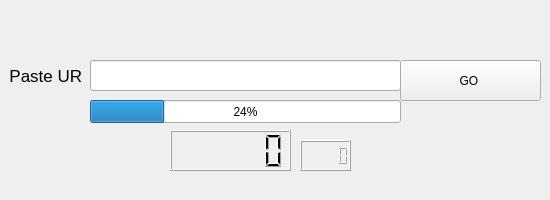
<?xml version="1.0" encoding="UTF-8"?>
<ui version="4.0">
 <class>mainWindow</class>
 <widget class="QMainWindow" name="mainWindow">
  <property name="geometry">
   <rect>
    <x>0</x>
    <y>0</y>
    <width>550</width>
    <height>200</height>
   </rect>
  </property>
  <property name="windowTitle">
   <string>MainWindow</string>
  </property>
  <property name="iconSize">
   <size>
    <width>10</width>
    <height>10</height>
   </size>
  </property>
  <widget class="QWidget" name="centralwidget">
   <widget class="QLabel" name="label">
    <property name="geometry">
     <rect>
      <x>0</x>
      <y>50</y>
      <width>81</width>
      <height>51</height>
     </rect>
    </property>
    <property name="font">
     <font>
      <pointsize>13</pointsize>
     </font>
    </property>
    <property name="text">
     <string>  Paste URL:</string>
    </property>
   </widget>
   <widget class="QLineEdit" name="lineEdit">
    <property name="geometry">
     <rect>
      <x>90</x>
      <y>60</y>
      <width>311</width>
      <height>31</height>
     </rect>
    </property>
   </widget>
   <widget class="QPushButton" name="pushButton">
    <property name="geometry">
     <rect>
      <x>400</x>
      <y>60</y>
      <width>141</width>
      <height>41</height>
     </rect>
    </property>
    <property name="text">
     <string>GO </string>
    </property>
   </widget>
   <widget class="QProgressBar" name="progressBar">
    <property name="geometry">
     <rect>
      <x>90</x>
      <y>100</y>
      <width>311</width>
      <height>23</height>
     </rect>
    </property>
    <property name="value">
     <number>24</number>
    </property>
   </widget>
   <widget class="QLCDNumber" name="lcdNumber">
    <property name="geometry">
     <rect>
      <x>170</x>
      <y>130</y>
      <width>121</width>
      <height>41</height>
     </rect>
    </property>
    <property name="font">
     <font>
      <weight>75</weight>
      <bold>true</bold>
      <strikeout>false</strikeout>
     </font>
    </property>
    <property name="smallDecimalPoint">
     <bool>true</bool>
    </property>
   </widget>
   <widget class="QLCDNumber" name="lcdNumber_2">
    <property name="geometry">
     <rect>
      <x>300</x>
      <y>140</y>
      <width>51</width>
      <height>31</height>
     </rect>
    </property>
   </widget>
   <widget class="QLabel" name="label_2">
    <property name="geometry">
     <rect>
      <x>10</x>
      <y>10</y>
      <width>51</width>
      <height>51</height>
     </rect>
    </property>
    <property name="text">
     <string/>
    </property>
    <property name="pixmap">
     <pixmap>../../../../43743-200.png</pixmap>
    </property>
    <property name="scaledContents">
     <bool>true</bool>
    </property>
   </widget>
   <widget class="QLabel" name="label_3">
    <property name="geometry">
     <rect>
      <x>10</x>
      <y>10</y>
      <width>61</width>
      <height>51</height>
     </rect>
    </property>
    <property name="text">
     <string/>
    </property>
    <property name="pixmap">
     <pixmap>43743-200.png</pixmap>
    </property>
    <property name="scaledContents">
     <bool>true</bool>
    </property>
   </widget>
  </widget>
  <widget class="QMenuBar" name="menubar">
   <property name="geometry">
    <rect>
     <x>0</x>
     <y>0</y>
     <width>550</width>
     <height>22</height>
    </rect>
   </property>
  </widget>
 </widget>
 <resources/>
 <connections/>
</ui>
